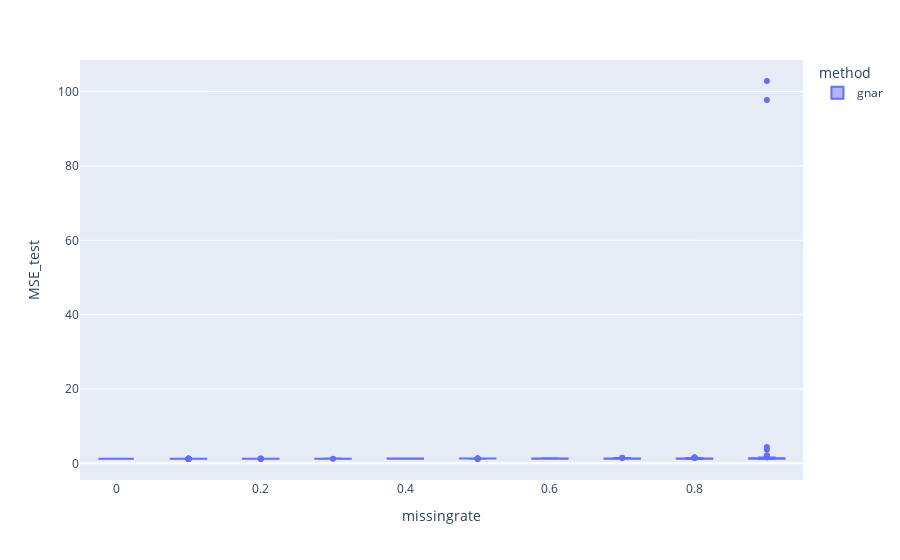

The cell this chart's notebook holds for it:
### Code cell
gnar_gnar_1.plot.box(backend='plotly',x='missingrate',color='method',y='MSE_test')

### Figure 1 — Plotly figure (JSON) as saved in the notebook; plotly's stock layout.template omitted (floating-point values rounded to 4 significant figures; data arrays with more than 128 entries replaced by an {"elided": "..."} marker saying what was removed)
{"data": [{"alignmentgroup": "True", "hovertemplate": "method=gnar<br>missingrate=%{x}<br>MSE_test=%{y}<extra></extra>", "legendgroup": "gnar", "marker": {"color": "#636efa"}, "name": "gnar", "notched": false, "offsetgroup": "gnar", "orientation": "v", "showlegend": true, "type": "box", "x": {"elided": "1000 float values"}, "x0": " ", "xaxis": "x", "y": {"elided": "1000 float values"}, "y0": " ", "yaxis": "y"}], "layout": {"autosize": true, "boxmode": "group", "legend": {"title": {"text": "method"}, "tracegroupgap": 0}, "margin": {"t": 60}, "xaxis": {"anchor": "y", "autorange": true, "domain": [0, 1], "range": [-0.05, 0.95], "title": {"text": "missingrate"}, "type": "linear"}, "yaxis": {"anchor": "x", "autorange": true, "domain": [0, 1], "range": [-4.478, 108.5], "title": {"text": "MSE_test"}, "type": "linear"}}}
